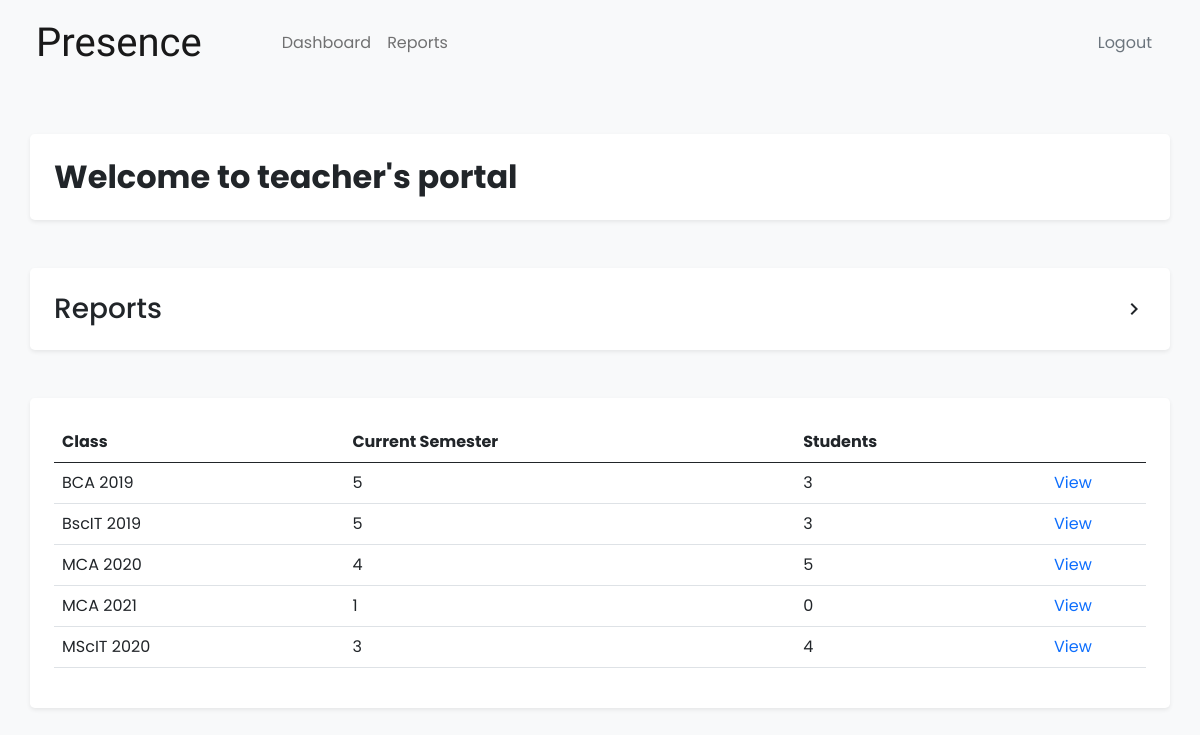
Screenshot of /Faculty (signed in) with the database file from the repository.
### tables this page shows
CREATE TABLE `class` (
  `ClassId` varchar(20) NOT NULL,
  `ClassCourse` varchar(20) NOT NULL,
  `ClassYear` int(20) NOT NULL,
  `ClassSem` int(1) NOT NULL
);

### Faculty/index.php (the view, shortened to what this page needs)
<!DOCTYPE html>
<html lang="en">
<head>
    <link href="/assets/classlist.css" rel="stylesheet">
</head>
<body class="bg-light">
    <?php
      include $_SERVER['DOCUMENT_ROOT']."/dbconfig.php";
    ?>
    <div class="container mt-5 p-4 rounded-3 shadow-sm bg-white">
        <h2 class="m-0"><b>Welcome to teacher's portal</b></h2>
    </div>
	<div class="container mt-5 p-4 rounded-3 shadow-sm bg-white">
        <h3 class="m-0">
			<a href="/Faculty/Reports/" class=" text-decoration-none text-dark d-flex justify-content-between"><span>Reports</span><span class="material-icons my-auto">chevron_right</span></a>
		</h3>
    </div>
    <div class="container mt-5 p-4 rounded-3 shadow-sm bg-white">
      <table class="table table-hover">
        <thead>
          <tr>
            <th>Class</th>
            <th>Current Semester</th>
            <th>Students</th>
            <th width="100px"></th>
          </tr>
        </thead>
        <tbody>
          <?php
            $sql="SELECT `c`.*, COUNT(stud_Id) AS `count` FROM `class` AS `c` LEFT JOIN `student` AS `s` ON `s`.`stud_Class` = `c`.`ClassId`GROUP By ClassId;";
            $result=mysqli_query($con,$sql);
            if($result){
              while($row=mysqli_fetch_assoc($result)){
                $ClassCourse=$row['ClassCourse'];
                $ClassYear=$row['ClassYear'];
                $ClassSem=$row['ClassSem'];
                $studcount=$row['count'];
                $cid=$row['ClassId'];
                echo '
                <tr style="position:relative;">
                  <td>'.$ClassCourse. " " .$ClassYear.'</td>
                  <td>'.$ClassSem.'</td>
                  <td>'.$studcount.'</td>
                  <td><a href="/Faculty/Attendance/?q='.$cid.'" class="text-decoration-none stretched-link">View</a></td>
                </tr>';
              }
            }
          ?>
        </tbody>
      </table>
    </div>
</body>
</html>

### assets/index.css (style rules this page uses)
* { font-family: 'Poppins'; }
.logofont { font-family: 'Sacramento'; }

### rows the page displays
class: ClassCourse "BCA", ClassYear "2019", ClassSem "5", studcount "3"
class: ClassCourse "BscIT", ClassYear "2019", ClassSem "5", studcount "3"
class: ClassCourse "MCA", ClassYear "2020", ClassSem "4", studcount "5"
class: ClassCourse "MCA", ClassYear "2021", ClassSem "1", studcount "0"
class: ClassCourse "MScIT", ClassYear "2020", ClassSem "3", studcount "4"
